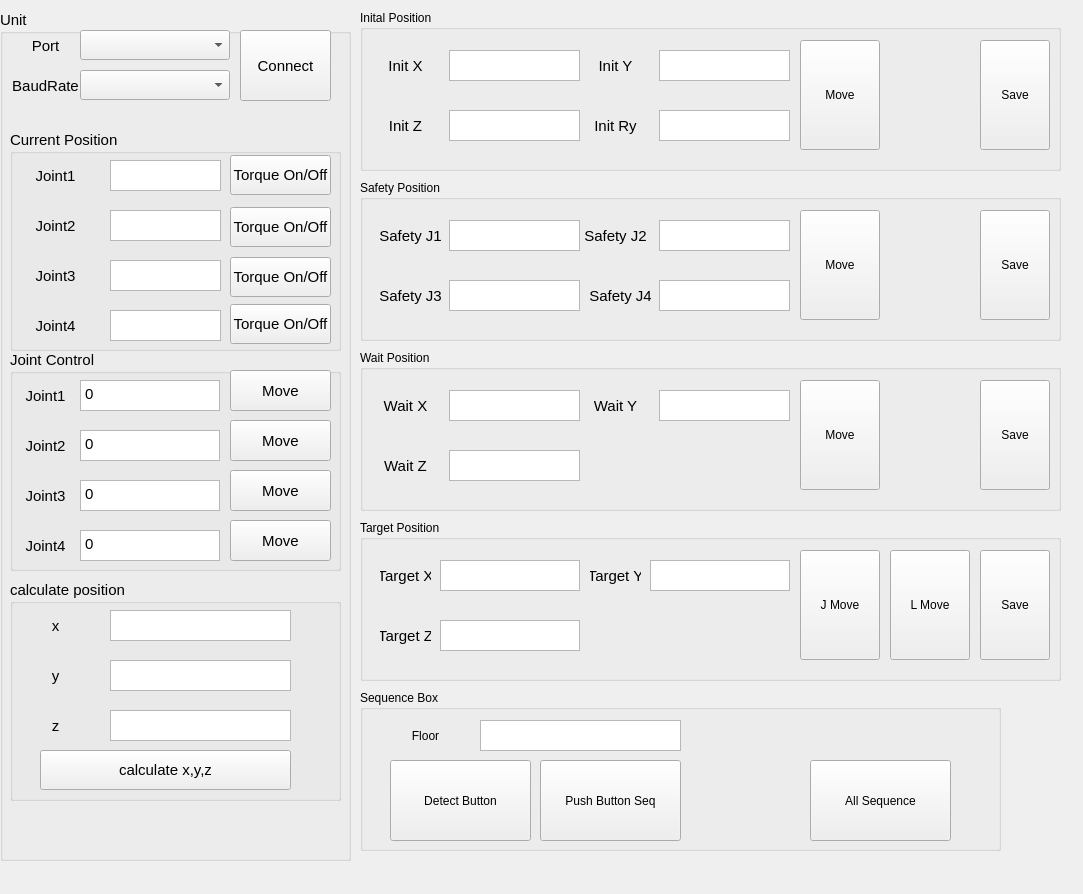
 <widget class="QMainWindow" name="MainWindow">
  <property name="geometry">
   <rect>
    <x>0</x>
    <y>0</y>
    <width>1083</width>
    <height>894</height>
   </rect>
  </property>
  <property name="windowTitle">
   <string>MainWindow</string>
  </property>
  <widget class="QWidget" name="centralwidget">
   <widget class="QGroupBox" name="gbUnit">
    <property name="geometry">
     <rect>
      <x>0</x>
      <y>10</y>
      <width>351</width>
      <height>851</height>
     </rect>
    </property>
    <property name="font">
     <font>
      <family>Arial</family>
      <pointsize>11</pointsize>
     </font>
    </property>
    <property name="title">
     <string>Unit</string>
    </property>
    <widget class="QComboBox" name="cbPort">
     <property name="geometry">
      <rect>
       <x>80</x>
       <y>20</y>
       <width>150</width>
       <height>30</height>
      </rect>
     </property>
    </widget>
    <widget class="QLabel" name="lbPort">
     <property name="geometry">
      <rect>
       <x>10</x>
       <y>20</y>
       <width>71</width>
       <height>31</height>
      </rect>
     </property>
     <property name="text">
      <string>Port</string>
     </property>
     <property name="alignment">
      <set>Qt::AlignCenter</set>
     </property>
    </widget>
    <widget class="QPushButton" name="btnConnect">
     <property name="geometry">
      <rect>
       <x>240</x>
       <y>20</y>
       <width>91</width>
       <height>71</height>
      </rect>
     </property>
     <property name="styleSheet">
      <string notr="true"/>
     </property>
     <property name="text">
      <string>Connect</string>
     </property>
    </widget>
    <widget class="QLabel" name="lbBaudRate">
     <property name="geometry">
      <rect>
       <x>10</x>
       <y>60</y>
       <width>71</width>
       <height>31</height>
      </rect>
     </property>
     <property name="text">
      <string>BaudRate</string>
     </property>
     <property name="alignment">
      <set>Qt::AlignCenter</set>
     </property>
    </widget>
    <widget class="QComboBox" name="cbBaudRate">
     <property name="geometry">
      <rect>
       <x>80</x>
       <y>60</y>
       <width>150</width>
       <height>30</height>
      </rect>
     </property>
    </widget>
    <widget class="QGroupBox" name="gbCurrentPos">
     <property name="geometry">
      <rect>
       <x>10</x>
       <y>120</y>
       <width>331</width>
       <height>221</height>
      </rect>
     </property>
     <property name="title">
      <string>Current Position</string>
     </property>
     <widget class="QLabel" name="lbCurrentPosJoint4">
      <property name="geometry">
       <rect>
        <x>10</x>
        <y>180</y>
        <width>71</width>
        <height>31</height>
       </rect>
      </property>
      <property name="text">
       <string>Joint4</string>
      </property>
      <property name="alignment">
       <set>Qt::AlignCenter</set>
      </property>
     </widget>
     <widget class="QLabel" name="lbCurrentPosJoint1">
      <property name="geometry">
       <rect>
        <x>0</x>
        <y>30</y>
        <width>91</width>
        <height>31</height>
       </rect>
      </property>
      <property name="font">
       <font>
        <family>Arial</family>
        <pointsize>11</pointsize>
       </font>
      </property>
      <property name="mouseTracking">
       <bool>false</bool>
      </property>
      <property name="text">
       <string>Joint1</string>
      </property>
      <property name="alignment">
       <set>Qt::AlignCenter</set>
      </property>
     </widget>
     <widget class="QLabel" name="lbCurrentPosJoint2">
      <property name="geometry">
       <rect>
        <x>10</x>
        <y>80</y>
        <width>71</width>
        <height>31</height>
       </rect>
      </property>
      <property name="text">
       <string>Joint2</string>
      </property>
      <property name="alignment">
       <set>Qt::AlignCenter</set>
      </property>
     </widget>
     <widget class="QPlainTextEdit" name="tbCurrentPosJoint1">
      <property name="geometry">
       <rect>
        <x>100</x>
        <y>30</y>
        <width>111</width>
        <height>31</height>
       </rect>
      </property>
     </widget>
     <widget class="QPlainTextEdit" name="tbCurrentPosJoint4">
      <property name="geometry">
       <rect>
        <x>100</x>
        <y>180</y>
        <width>111</width>
        <height>31</height>
       </rect>
      </property>
     </widget>
     <widget class="QLabel" name="lbCurrentPosJoint3">
      <property name="geometry">
       <rect>
        <x>10</x>
        <y>130</y>
        <width>71</width>
        <height>31</height>
       </rect>
      </property>
      <property name="text">
       <string>Joint3</string>
      </property>
      <property name="alignment">
       <set>Qt::AlignCenter</set>
      </property>
     </widget>
     <widget class="QPlainTextEdit" name="tbCurrentPosJoint3">
      <property name="geometry">
       <rect>
        <x>100</x>
        <y>130</y>
        <width>111</width>
        <height>31</height>
       </rect>
      </property>
     </widget>
     <widget class="QPlainTextEdit" name="tbCurrentPosJoint2">
      <property name="geometry">
       <rect>
        <x>100</x>
        <y>80</y>
        <width>111</width>
        <height>31</height>
       </rect>
      </property>
     </widget>
     <widget class="QPushButton" name="btntorqueonoff_0">
      <property name="geometry">
       <rect>
        <x>220</x>
        <y>25</y>
        <width>101</width>
        <height>40</height>
       </rect>
      </property>
      <property name="text">
       <string>Torque On/Off</string>
      </property>
     </widget>
     <widget class="QPushButton" name="btntorqueonoff_1">
      <property name="geometry">
       <rect>
        <x>220</x>
        <y>77</y>
        <width>101</width>
        <height>40</height>
       </rect>
      </property>
      <property name="text">
       <string>Torque On/Off</string>
      </property>
     </widget>
     <widget class="QPushButton" name="btntorqueonoff_2">
      <property name="geometry">
       <rect>
        <x>220</x>
        <y>127</y>
        <width>101</width>
        <height>40</height>
       </rect>
      </property>
      <property name="text">
       <string>Torque On/Off</string>
      </property>
     </widget>
     <widget class="QPushButton" name="btntorqueonoff_3">
      <property name="geometry">
       <rect>
        <x>220</x>
        <y>174</y>
        <width>101</width>
        <height>40</height>
       </rect>
      </property>
      <property name="text">
       <string>Torque On/Off</string>
      </property>
     </widget>
    </widget>
    <widget class="QGroupBox" name="gbCurrentPos_2">
     <property name="geometry">
      <rect>
       <x>10</x>
       <y>340</y>
       <width>331</width>
       <height>221</height>
      </rect>
     </property>
     <property name="title">
      <string>Joint Control</string>
     </property>
     <widget class="QLabel" name="lbTargetPosJoint4">
      <property name="geometry">
       <rect>
        <x>10</x>
        <y>180</y>
        <width>51</width>
        <height>31</height>
       </rect>
      </property>
      <property name="text">
       <string>Joint4</string>
      </property>
      <property name="alignment">
       <set>Qt::AlignCenter</set>
      </property>
     </widget>
     <widget class="QLabel" name="lbTargetPosJoint1">
      <property name="geometry">
       <rect>
        <x>10</x>
        <y>30</y>
        <width>51</width>
        <height>31</height>
       </rect>
      </property>
      <property name="font">
       <font>
        <family>Arial</family>
        <pointsize>11</pointsize>
       </font>
      </property>
      <property name="mouseTracking">
       <bool>false</bool>
      </property>
      <property name="text">
       <string>Joint1</string>
      </property>
      <property name="alignment">
       <set>Qt::AlignCenter</set>
      </property>
     </widget>
     <widget class="QLabel" name="lbTargetPosJoint2">
      <property name="geometry">
       <rect>
        <x>10</x>
        <y>80</y>
        <width>51</width>
        <height>31</height>
       </rect>
      </property>
      <property name="text">
       <string>Joint2</string>
      </property>
      <property name="alignment">
       <set>Qt::AlignCenter</set>
      </property>
     </widget>
     <widget class="QPlainTextEdit" name="tbTargetPosJoint_0">
      <property name="geometry">
       <rect>
        <x>70</x>
        <y>30</y>
        <width>140</width>
        <height>31</height>
       </rect>
      </property>
      <property name="documentTitle">
       <string/>
      </property>
      <property name="plainText">
       <string notr="true">0</string>
      </property>
     </widget>
     <widget class="QPlainTextEdit" name="tbTargetPosJoint_3">
      <property name="geometry">
       <rect>
        <x>70</x>
        <y>180</y>
        <width>140</width>
        <height>31</height>
       </rect>
      </property>
      <property name="plainText">
       <string notr="true">0</string>
      </property>
     </widget>
     <widget class="QLabel" name="lbTargetPosJoint3">
      <property name="geometry">
       <rect>
        <x>10</x>
        <y>130</y>
        <width>51</width>
        <height>31</height>
       </rect>
      </property>
      <property name="text">
       <string>Joint3</string>
      </property>
      <property name="alignment">
       <set>Qt::AlignCenter</set>
      </property>
     </widget>
     <widget class="QPlainTextEdit" name="tbTargetPosJoint_2">
      <property name="geometry">
       <rect>
        <x>70</x>
        <y>130</y>
        <width>140</width>
        <height>31</height>
       </rect>
      </property>
      <property name="plainText">
       <string notr="true">0</string>
      </property>
     </widget>
     <widget class="QPlainTextEdit" name="tbTargetPosJoint_1">
      <property name="geometry">
       <rect>
        <x>70</x>
        <y>80</y>
        <width>140</width>
        <height>31</height>
       </rect>
      </property>
      <property name="plainText">
       <string notr="true">0</string>
      </property>
     </widget>
     <widget class="QPushButton" name="btnMoveJoint_0">
      <property name="geometry">
       <rect>
        <x>220</x>
        <y>20</y>
        <width>101</width>
        <height>41</height>
       </rect>
      </property>
      <property name="text">
       <string>Move</string>
      </property>
     </widget>
     <widget class="QPushButton" name="btnMoveJoint_1">
      <property name="geometry">
       <rect>
        <x>220</x>
        <y>70</y>
        <width>101</width>
        <height>41</height>
       </rect>
      </property>
      <property name="text">
       <string>Move</string>
      </property>
     </widget>
     <widget class="QPushButton" name="btnMoveJoint_2">
      <property name="geometry">
       <rect>
        <x>220</x>
        <y>120</y>
        <width>101</width>
        <height>41</height>
       </rect>
      </property>
      <property name="text">
       <string>Move</string>
      </property>
     </widget>
     <widget class="QPushButton" name="btnMoveJoint_3">
      <property name="geometry">
       <rect>
        <x>220</x>
        <y>170</y>
        <width>101</width>
        <height>41</height>
       </rect>
      </property>
      <property name="text">
       <string>Move</string>
      </property>
     </widget>
    </widget>
    <widget class="QGroupBox" name="gbCurrentPos_3">
     <property name="geometry">
      <rect>
       <x>10</x>
       <y>570</y>
       <width>331</width>
       <height>221</height>
      </rect>
     </property>
     <property name="title">
      <string>calculate position</string>
     </property>
     <widget class="QLabel" name="lbCurrent_X">
      <property name="geometry">
       <rect>
        <x>0</x>
        <y>30</y>
        <width>91</width>
        <height>31</height>
       </rect>
      </property>
      <property name="font">
       <font>
        <family>Arial</family>
        <pointsize>11</pointsize>
       </font>
      </property>
      <property name="mouseTracking">
       <bool>false</bool>
      </property>
      <property name="text">
       <string>x</string>
      </property>
      <property name="alignment">
       <set>Qt::AlignCenter</set>
      </property>
     </widget>
     <widget class="QLabel" name="lbCurrent_Y">
      <property name="geometry">
       <rect>
        <x>10</x>
        <y>80</y>
        <width>71</width>
        <height>31</height>
       </rect>
      </property>
      <property name="text">
       <string>y</string>
      </property>
      <property name="alignment">
       <set>Qt::AlignCenter</set>
      </property>
     </widget>
     <widget class="QPlainTextEdit" name="tbCurrent_X">
      <property name="geometry">
       <rect>
        <x>100</x>
        <y>30</y>
        <width>181</width>
        <height>31</height>
       </rect>
      </property>
     </widget>
     <widget class="QLabel" name="lbCurrent_Z">
      <property name="geometry">
       <rect>
        <x>10</x>
        <y>130</y>
        <width>71</width>
        <height>31</height>
       </rect>
      </property>
      <property name="text">
       <string>z</string>
      </property>
      <property name="alignment">
       <set>Qt::AlignCenter</set>
      </property>
     </widget>
     <widget class="QPlainTextEdit" name="tbCurrent_Z">
      <property name="geometry">
       <rect>
        <x>100</x>
        <y>130</y>
        <width>181</width>
        <height>31</height>
       </rect>
      </property>
     </widget>
     <widget class="QPlainTextEdit" name="tbCurrent_Y">
      <property name="geometry">
       <rect>
        <x>100</x>
        <y>80</y>
        <width>181</width>
        <height>31</height>
       </rect>
      </property>
     </widget>
     <widget class="QPushButton" name="btncalculate_xyz">
      <property name="geometry">
       <rect>
        <x>30</x>
        <y>170</y>
        <width>251</width>
        <height>40</height>
       </rect>
      </property>
      <property name="text">
       <string>calculate x,y,z</string>
      </property>
     </widget>
    </widget>
   </widget>
   <widget class="QGroupBox" name="gbSequence">
    <property name="geometry">
     <rect>
      <x>360</x>
      <y>690</y>
      <width>641</width>
      <height>161</height>
     </rect>
    </property>
    <property name="title">
     <string>Sequence Box</string>
    </property>
    <widget class="QPushButton" name="btnSeq_SelectBtn">
     <property name="geometry">
      <rect>
       <x>30</x>
       <y>70</y>
       <width>141</width>
       <height>81</height>
      </rect>
     </property>
     <property name="text">
      <string>Detect Button</string>
     </property>
    </widget>
    <widget class="QPushButton" name="btnSeq_Pushbtn">
     <property name="geometry">
      <rect>
       <x>180</x>
       <y>70</y>
       <width>141</width>
       <height>81</height>
      </rect>
     </property>
     <property name="text">
      <string>Push Button Seq</string>
     </property>
    </widget>
    <widget class="QPushButton" name="btnSeq_All">
     <property name="geometry">
      <rect>
       <x>450</x>
       <y>70</y>
       <width>141</width>
       <height>81</height>
      </rect>
     </property>
     <property name="text">
      <string>All Sequence</string>
     </property>
    </widget>
    <widget class="QPlainTextEdit" name="tbFloor">
     <property name="geometry">
      <rect>
       <x>120</x>
       <y>30</y>
       <width>201</width>
       <height>31</height>
      </rect>
     </property>
    </widget>
    <widget class="QLabel" name="lbCurrent_Z_2">
     <property name="geometry">
      <rect>
       <x>30</x>
       <y>30</y>
       <width>71</width>
       <height>31</height>
      </rect>
     </property>
     <property name="text">
      <string>Floor</string>
     </property>
     <property name="alignment">
      <set>Qt::AlignCenter</set>
     </property>
    </widget>
   </widget>
   <widget class="QGroupBox" name="gbInitParam">
    <property name="geometry">
     <rect>
      <x>360</x>
      <y>10</y>
      <width>701</width>
      <height>161</height>
     </rect>
    </property>
    <property name="title">
     <string>Inital Position</string>
    </property>
    <widget class="QPlainTextEdit" name="tbInitPos_2">
     <property name="geometry">
      <rect>
       <x>89</x>
       <y>100</y>
       <width>131</width>
       <height>31</height>
      </rect>
     </property>
    </widget>
    <widget class="QLabel" name="lbInitPos_Z">
     <property name="geometry">
      <rect>
       <x>20</x>
       <y>100</y>
       <width>51</width>
       <height>31</height>
      </rect>
     </property>
     <property name="font">
      <font>
       <family>Arial</family>
       <pointsize>11</pointsize>
      </font>
     </property>
     <property name="text">
      <string>Init Z</string>
     </property>
     <property name="alignment">
      <set>Qt::AlignCenter</set>
     </property>
    </widget>
    <widget class="QPlainTextEdit" name="tbInitPos_0">
     <property name="geometry">
      <rect>
       <x>89</x>
       <y>40</y>
       <width>131</width>
       <height>31</height>
      </rect>
     </property>
    </widget>
    <widget class="QLabel" name="lbInitPos_X">
     <property name="geometry">
      <rect>
       <x>20</x>
       <y>40</y>
       <width>51</width>
       <height>31</height>
      </rect>
     </property>
     <property name="font">
      <font>
       <family>Arial</family>
       <pointsize>11</pointsize>
      </font>
     </property>
     <property name="mouseTracking">
      <bool>false</bool>
     </property>
     <property name="text">
      <string>Init X</string>
     </property>
     <property name="alignment">
      <set>Qt::AlignCenter</set>
     </property>
    </widget>
    <widget class="QPlainTextEdit" name="tbInitPos_3">
     <property name="geometry">
      <rect>
       <x>299</x>
       <y>100</y>
       <width>131</width>
       <height>31</height>
      </rect>
     </property>
    </widget>
    <widget class="QLabel" name="lbInitPos_Rx">
     <property name="geometry">
      <rect>
       <x>230</x>
       <y>100</y>
       <width>51</width>
       <height>31</height>
      </rect>
     </property>
     <property name="font">
      <font>
       <family>Arial</family>
       <pointsize>11</pointsize>
      </font>
     </property>
     <property name="text">
      <string>Init Ry</string>
     </property>
     <property name="alignment">
      <set>Qt::AlignCenter</set>
     </property>
    </widget>
    <widget class="QPlainTextEdit" name="tbInitPos_1">
     <property name="geometry">
      <rect>
       <x>299</x>
       <y>40</y>
       <width>131</width>
       <height>31</height>
      </rect>
     </property>
    </widget>
    <widget class="QLabel" name="lbInitPos_Y">
     <property name="geometry">
      <rect>
       <x>230</x>
       <y>40</y>
       <width>51</width>
       <height>31</height>
      </rect>
     </property>
     <property name="font">
      <font>
       <family>Arial</family>
       <pointsize>11</pointsize>
      </font>
     </property>
     <property name="mouseTracking">
      <bool>false</bool>
     </property>
     <property name="text">
      <string>Init Y</string>
     </property>
     <property name="alignment">
      <set>Qt::AlignCenter</set>
     </property>
    </widget>
    <widget class="QPushButton" name="btnMoveInitPos">
     <property name="geometry">
      <rect>
       <x>440</x>
       <y>30</y>
       <width>80</width>
       <height>110</height>
      </rect>
     </property>
     <property name="text">
      <string>Move</string>
     </property>
    </widget>
    <widget class="QPushButton" name="btnSaveInitPos">
     <property name="geometry">
      <rect>
       <x>620</x>
       <y>30</y>
       <width>70</width>
       <height>110</height>
      </rect>
     </property>
     <property name="text">
      <string>Save</string>
     </property>
    </widget>
   </widget>
   <widget class="QGroupBox" name="gbWaitParam">
    <property name="geometry">
     <rect>
      <x>360</x>
      <y>350</y>
      <width>701</width>
      <height>161</height>
     </rect>
    </property>
    <property name="title">
     <string>Wait Position</string>
    </property>
    <widget class="QLabel" name="lbWaitPos_Z">
     <property name="geometry">
      <rect>
       <x>20</x>
       <y>100</y>
       <width>51</width>
       <height>31</height>
      </rect>
     </property>
     <property name="font">
      <font>
       <family>Arial</family>
       <pointsize>11</pointsize>
      </font>
     </property>
     <property name="text">
      <string>Wait Z</string>
     </property>
     <property name="alignment">
      <set>Qt::AlignCenter</set>
     </property>
    </widget>
    <widget class="QPlainTextEdit" name="tbWaitPos_Y">
     <property name="geometry">
      <rect>
       <x>299</x>
       <y>40</y>
       <width>131</width>
       <height>31</height>
      </rect>
     </property>
    </widget>
    <widget class="QLabel" name="lbWaitPos_X">
     <property name="geometry">
      <rect>
       <x>20</x>
       <y>40</y>
       <width>51</width>
       <height>31</height>
      </rect>
     </property>
     <property name="font">
      <font>
       <family>Arial</family>
       <pointsize>11</pointsize>
      </font>
     </property>
     <property name="mouseTracking">
      <bool>false</bool>
     </property>
     <property name="text">
      <string>Wait X</string>
     </property>
     <property name="alignment">
      <set>Qt::AlignCenter</set>
     </property>
    </widget>
    <widget class="QLabel" name="lbWaitPos_Y">
     <property name="geometry">
      <rect>
       <x>230</x>
       <y>40</y>
       <width>51</width>
       <height>31</height>
      </rect>
     </property>
     <property name="font">
      <font>
       <family>Arial</family>
       <pointsize>11</pointsize>
      </font>
     </property>
     <property name="mouseTracking">
      <bool>false</bool>
     </property>
     <property name="text">
      <string>Wait Y</string>
     </property>
     <property name="alignment">
      <set>Qt::AlignCenter</set>
     </property>
    </widget>
    <widget class="QPlainTextEdit" name="tbWaitPos_Z">
     <property name="geometry">
      <rect>
       <x>89</x>
       <y>100</y>
       <width>131</width>
       <height>31</height>
      </rect>
     </property>
    </widget>
    <widget class="QPlainTextEdit" name="tbWaitPos_X">
     <property name="geometry">
      <rect>
       <x>89</x>
       <y>40</y>
       <width>131</width>
       <height>31</height>
      </rect>
     </property>
    </widget>
    <widget class="QPushButton" name="btnMoveWaitPos">
     <property name="geometry">
      <rect>
       <x>440</x>
       <y>30</y>
       <width>80</width>
       <height>110</height>
      </rect>
     </property>
     <property name="text">
      <string>Move</string>
     </property>
    </widget>
    <widget class="QPushButton" name="btnSaveWaitPos">
     <property name="geometry">
      <rect>
       <x>620</x>
       <y>30</y>
       <width>70</width>
       <height>110</height>
      </rect>
     </property>
     <property name="text">
      <string>Save</string>
     </property>
    </widget>
   </widget>
   <widget class="QGroupBox" name="gbTargetParam">
    <property name="geometry">
     <rect>
      <x>360</x>
      <y>520</y>
      <width>701</width>
      <height>161</height>
     </rect>
    </property>
    <property name="title">
     <string>Target Position</string>
    </property>
    <widget class="QLabel" name="lbTargetPos_Z">
     <property name="geometry">
      <rect>
       <x>20</x>
       <y>100</y>
       <width>51</width>
       <height>31</height>
      </rect>
     </property>
     <property name="font">
      <font>
       <family>Arial</family>
       <pointsize>11</pointsize>
      </font>
     </property>
     <property name="text">
      <string>Target Z</string>
     </property>
     <property name="alignment">
      <set>Qt::AlignCenter</set>
     </property>
    </widget>
    <widget class="QPlainTextEdit" name="tbTargetPos_Y">
     <property name="geometry">
      <rect>
       <x>290</x>
       <y>40</y>
       <width>140</width>
       <height>31</height>
      </rect>
     </property>
    </widget>
    <widget class="QLabel" name="lbTargetPos_X">
     <property name="geometry">
      <rect>
       <x>20</x>
       <y>40</y>
       <width>51</width>
       <height>31</height>
      </rect>
     </property>
     <property name="font">
      <font>
       <family>Arial</family>
       <pointsize>11</pointsize>
      </font>
     </property>
     <property name="mouseTracking">
      <bool>false</bool>
     </property>
     <property name="text">
      <string>Target X</string>
     </property>
     <property name="alignment">
      <set>Qt::AlignCenter</set>
     </property>
    </widget>
    <widget class="QLabel" name="lbTargetPos_Y">
     <property name="geometry">
      <rect>
       <x>230</x>
       <y>40</y>
       <width>51</width>
       <height>31</height>
      </rect>
     </property>
     <property name="font">
      <font>
       <family>Arial</family>
       <pointsize>11</pointsize>
      </font>
     </property>
     <property name="mouseTracking">
      <bool>false</bool>
     </property>
     <property name="text">
      <string>Target Y</string>
     </property>
     <property name="alignment">
      <set>Qt::AlignCenter</set>
     </property>
    </widget>
    <widget class="QPlainTextEdit" name="tbTargetPos_Z">
     <property name="geometry">
      <rect>
       <x>80</x>
       <y>100</y>
       <width>140</width>
       <height>31</height>
      </rect>
     </property>
    </widget>
    <widget class="QPlainTextEdit" name="tbTargetPos_X">
     <property name="geometry">
      <rect>
       <x>80</x>
       <y>40</y>
       <width>140</width>
       <height>31</height>
      </rect>
     </property>
    </widget>
    <widget class="QPushButton" name="btnMoveTargetPos_J">
     <property name="geometry">
      <rect>
       <x>440</x>
       <y>30</y>
       <width>80</width>
       <height>110</height>
      </rect>
     </property>
     <property name="text">
      <string>J Move</string>
     </property>
    </widget>
    <widget class="QPushButton" name="btnSaveTargetPos">
     <property name="geometry">
      <rect>
       <x>620</x>
       <y>30</y>
       <width>70</width>
       <height>110</height>
      </rect>
     </property>
     <property name="text">
      <string>Save</string>
     </property>
    </widget>
    <widget class="QPushButton" name="btnMoveTargetPos_L">
     <property name="geometry">
      <rect>
       <x>530</x>
       <y>30</y>
       <width>80</width>
       <height>110</height>
      </rect>
     </property>
     <property name="text">
      <string>L Move</string>
     </property>
    </widget>
   </widget>
   <widget class="QGroupBox" name="gbsafetyParam">
    <property name="geometry">
     <rect>
      <x>360</x>
      <y>180</y>
      <width>701</width>
      <height>161</height>
     </rect>
    </property>
    <property name="title">
     <string>Safety Position</string>
    </property>
    <widget class="QPlainTextEdit" name="tbSafetyPos_2">
     <property name="geometry">
      <rect>
       <x>89</x>
       <y>100</y>
       <width>131</width>
       <height>31</height>
      </rect>
     </property>
    </widget>
    <widget class="QLabel" name="lbSafetyPos_2">
     <property name="geometry">
      <rect>
       <x>20</x>
       <y>100</y>
       <width>61</width>
       <height>31</height>
      </rect>
     </property>
     <property name="font">
      <font>
       <family>Arial</family>
       <pointsize>11</pointsize>
      </font>
     </property>
     <property name="text">
      <string>Safety J3</string>
     </property>
     <property name="alignment">
      <set>Qt::AlignCenter</set>
     </property>
    </widget>
    <widget class="QPlainTextEdit" name="tbSafetyPos_0">
     <property name="geometry">
      <rect>
       <x>89</x>
       <y>40</y>
       <width>131</width>
       <height>31</height>
      </rect>
     </property>
    </widget>
    <widget class="QLabel" name="lbSafetyPos_0">
     <property name="geometry">
      <rect>
       <x>20</x>
       <y>40</y>
       <width>61</width>
       <height>31</height>
      </rect>
     </property>
     <property name="font">
      <font>
       <family>Arial</family>
       <pointsize>11</pointsize>
      </font>
     </property>
     <property name="mouseTracking">
      <bool>false</bool>
     </property>
     <property name="text">
      <string>Safety J1</string>
     </property>
     <property name="alignment">
      <set>Qt::AlignCenter</set>
     </property>
    </widget>
    <widget class="QPlainTextEdit" name="tbSafetyPos_3">
     <property name="geometry">
      <rect>
       <x>299</x>
       <y>100</y>
       <width>131</width>
       <height>31</height>
      </rect>
     </property>
    </widget>
    <widget class="QLabel" name="lbSafetyPos_4">
     <property name="geometry">
      <rect>
       <x>230</x>
       <y>100</y>
       <width>61</width>
       <height>31</height>
      </rect>
     </property>
     <property name="font">
      <font>
       <family>Arial</family>
       <pointsize>11</pointsize>
      </font>
     </property>
     <property name="text">
      <string>Safety J4</string>
     </property>
     <property name="alignment">
      <set>Qt::AlignCenter</set>
     </property>
    </widget>
    <widget class="QPlainTextEdit" name="tbSafetyPos_1">
     <property name="geometry">
      <rect>
       <x>299</x>
       <y>40</y>
       <width>131</width>
       <height>31</height>
      </rect>
     </property>
    </widget>
    <widget class="QLabel" name="lbSafetyPos_1">
     <property name="geometry">
      <rect>
       <x>220</x>
       <y>40</y>
       <width>71</width>
       <height>31</height>
      </rect>
     </property>
     <property name="font">
      <font>
       <family>Arial</family>
       <pointsize>11</pointsize>
      </font>
     </property>
     <property name="mouseTracking">
      <bool>false</bool>
     </property>
     <property name="text">
      <string>Safety J2</string>
     </property>
     <property name="alignment">
      <set>Qt::AlignCenter</set>
     </property>
    </widget>
    <widget class="QPushButton" name="btnMoveSafetyPos">
     <property name="geometry">
      <rect>
       <x>440</x>
       <y>30</y>
       <width>80</width>
       <height>110</height>
      </rect>
     </property>
     <property name="text">
      <string>Move</string>
     </property>
    </widget>
    <widget class="QPushButton" name="btnSaveSafetyPos">
     <property name="geometry">
      <rect>
       <x>620</x>
       <y>30</y>
       <width>70</width>
       <height>110</height>
      </rect>
     </property>
     <property name="text">
      <string>Save</string>
     </property>
    </widget>
   </widget>
  </widget>
 </widget>
